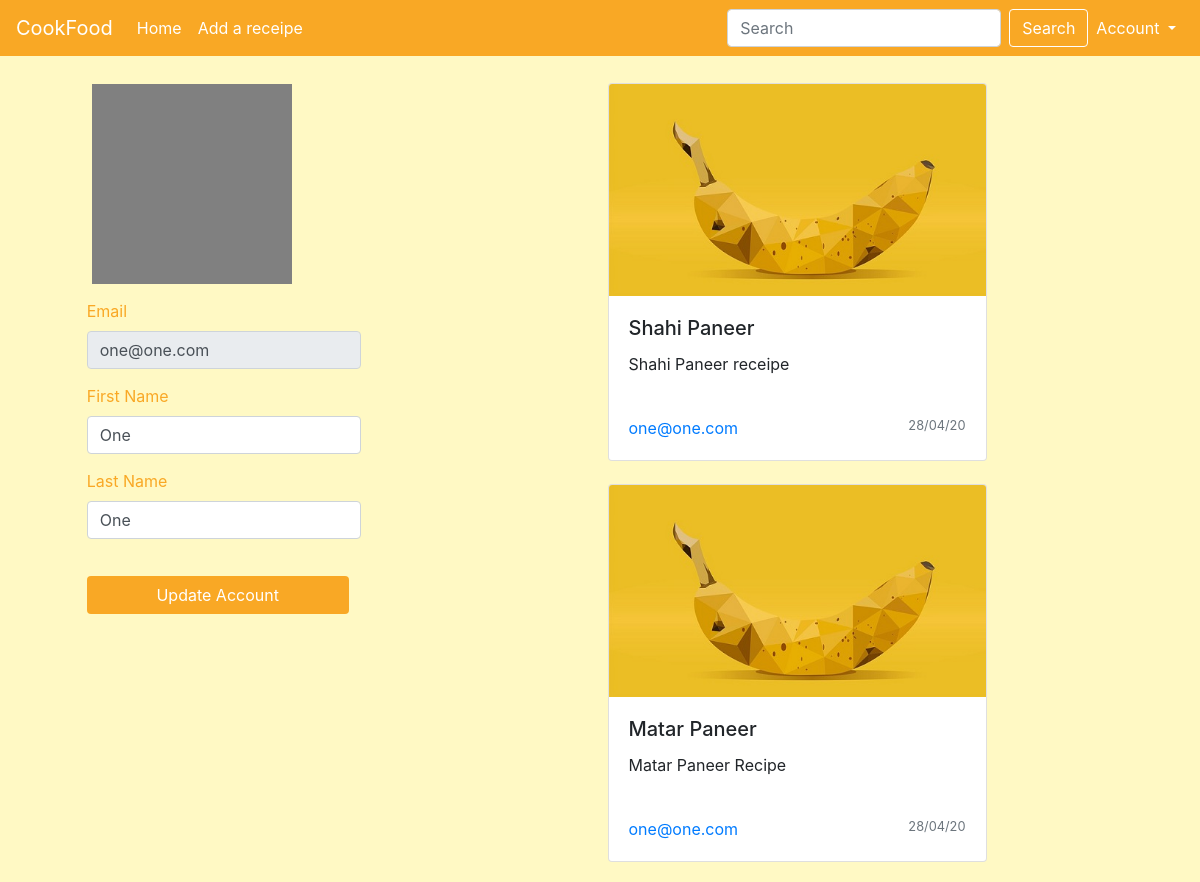
The page /account (signed in, upper part) on the database as committed earlier.
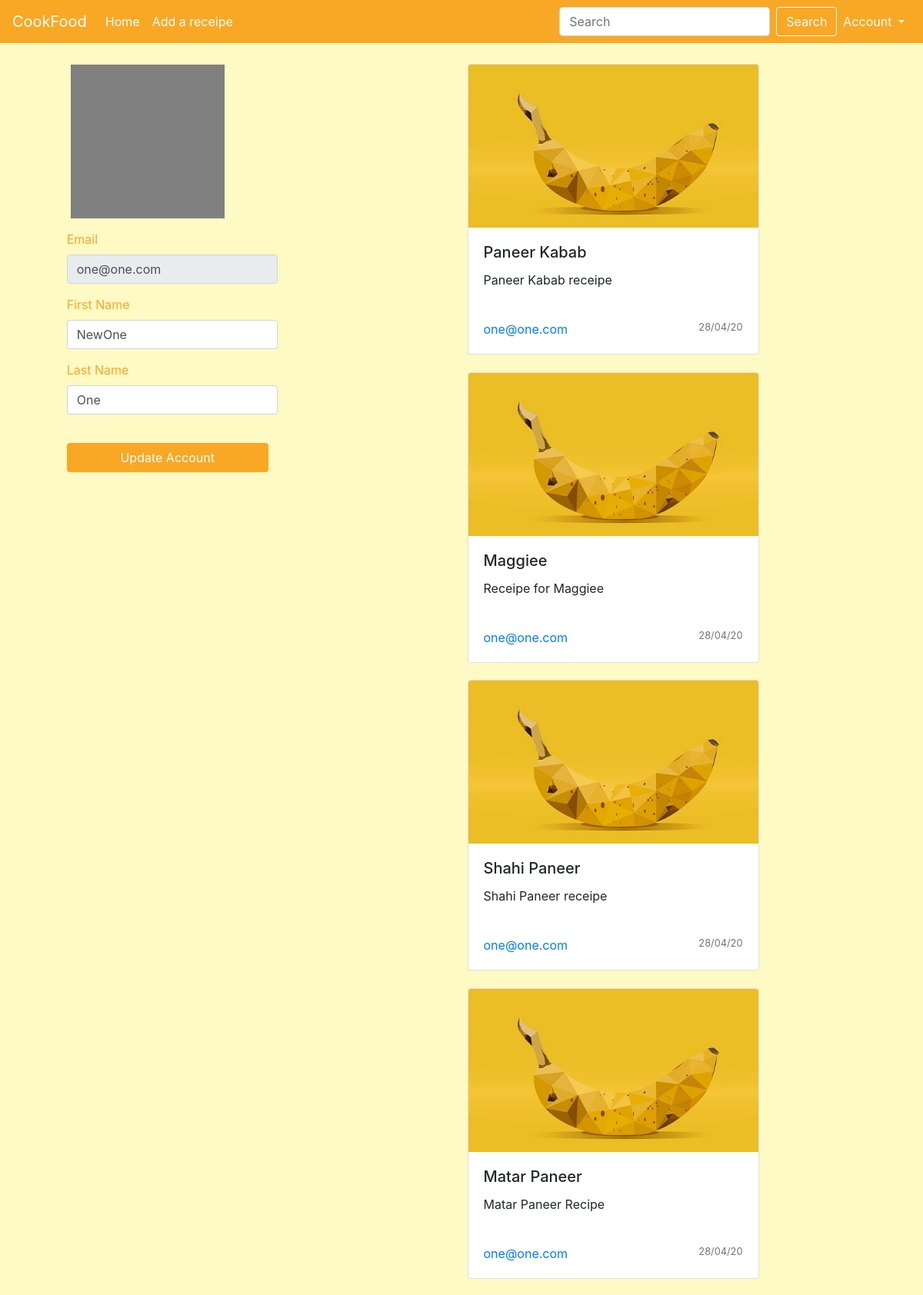
The same page on the database as committed later.
### my_project/sign_up/models.py (models this page shows, shortened)
class UserInfo(db.Model):
    __tablename__ = 'usersinfo'
    user_id = db.Column(db.Integer, primary_key=True)
    first_name = db.Column(db.String(80), nullable=False)
    last_name = db.Column(db.String(80), nullable=False)
    email = db.Column(db.Integer, db.ForeignKey('users.email'),
        nullable=False)
    user = db.relationship('User',backref=db.backref('usersinfo', lazy=True))

### my_project/blogs/models.py (models this page shows, shortened)
class Blog(db.Model):
    __tablename__ = 'blogs'
    id = db.Column(db.Integer, primary_key=True)
    dish_name = db.Column(db.String(60), nullable=False)
    dish_receipe = db.Column(db.Text)
    date = db.Column(db.DateTime, nullable=False, default=datetime.utcnow)
    email = db.Column(db.String(80), db.ForeignKey('users.email'), nullable=False)
    user = db.relationship('User', backref=db.backref('blogs', lazy=True))

### my_project/account/view.py (the view, shortened to what this page needs)
@account_view_bp.route('/account', methods=['GET', 'POST'])
@login_required
def account_view():
    form = UpdateAccount()
    user_info = UserInfo.query.filter_by(email=current_user.email).first()
    blogs_list = Blog.query.order_by(desc(Blog.date)).filter_by(email=current_user.email).all()
    return render_template('account/update_account.html', form=form, user_info=user_info, blogs_list=blogs_list)

### my_project/account/forms.py
class UpdateAccount(FlaskForm):
    first_name = StringField("First Name")
    last_name = StringField("Last Name")
    email = StringField("Email")
    old_password = PasswordField("Password")
    new_password = PasswordField("New Password", validators=[EqualTo('con_password', message="Password must match!!!")])
    con_password = PasswordField("Confirm Password")
    submit = SubmitField("Update Account")

### my_project/sign_up/models.py (called while the page is built)
@login_manager.user_loader
def load_user(user_id):
    return User.query.get(user_id)

### my_project/account/templates/account/update_account.html (shortened to what this page needs)
{% extends "base.html" %} {% block content %}
<div class="parent-container">
    <div class="row justify-content-md-center">
        <div class="col-4 mycontent-left">
            <div class="position-fixed">
                <div style="background-color: grey;  width: 200px; height: 200px;"></div>
                <form class="form-row" method="POST">
                    <div class="form-group">
                        {{ form.email.label(class="padded_label")}} {{ form.email(value= user_info.email, class="form-control", readonly="readonly") }} {{form.first_name.label(class="padded_label")}} {{ form.first_name(class=" form-control ", value= user_info.first_name) }}
                        {{form.last_name.label(class="padded_label")}} {{ form.last_name(class="form-control ", value=user_info.last_name) }}
                    </div>
                    <div class="update-btn">
                        {{ form.submit(class_="btn btn-block btn-color")}}
                    </div>
                </form>
            </div>
        </div>
        <div class="col-8 ">
            {% for blog in blogs_list %}
            <div class="card-container">
                <div class="card w-50">
                    <img src="{{url_for('static', filename='images/default_blog.jpg')}}" class="card-img-top">
                    <div class="card-body">
                        <h5 class="card-title">{{blog.dish_name}}</h5>
                        <p class="card-text">{{blog.dish_receipe}}</p>
                    </div>
                    <div class="card-body">
                        <div class="row">
                            <div class="col-6">
                                <a href="#" class="card-link">{{blog.email}}</a>
                            </div>
                            <div class="col-6">
                                <p class="card-text card-link text-right"><small class="text-muted">{{blog.date.strftime("%d/%m/%y")}}</small></p>
                            </div>
                        </div>
                    </div>
                </div>
            </div>
            {% endfor %}
        </div>
        {% endblock %}

### my_project/templates/base.html (shortened to what this page needs)
<html lang="en">
<head>
    <link rel="stylesheet" href="https://stackpath.bootstrapcdn.com/bootstrap/4.4.1/css/bootstrap.min.css">
    <link rel="stylesheet" href="{{ url_for('static', filename='css/main.css') }}">
</head>
<body>
    <nav class="navbar fixed-top navbar-expand-lg" style=" background-color: #F9A825;">
        <a class="navbar-brand" href="{{url_for('blog_bp.view_blogs')}}">CookFood</a>
        <div class="collapse navbar-collapse" id="navbarNavDropdown">
            <ul class="navbar-nav">
                <li class="nav-item">
                    <a class="nav-link" href="{{url_for('blog_bp.view_blogs')}}">Home</a>
                </li>
                {% if current_user.is_authenticated %}
                <li class="nav-item">
                    <a class="nav-link" href="{{url_for('blog_bp.create_blog')}}">Add a receipe</a>
                </li>
                {% endif %}
            </ul>
            <div class="navbar-collapse collapse w-50 order-3 dual-collapse2">
                <ul class="navbar-nav ml-auto">
                    <form class="form-inline my-2 my-lg-0">
                        <input class="form-control mr-sm-2" type="search" placeholder="Search" aria-label="Search">
                        <button class="btn btn-outline-success my-2 my-sm-0" id="search-btn" type="submit">Search</button>
                    </form>
                    <li class="nav-item dropdown">
                        <a class="nav-link dropdown-toggle" href="#" id="navbarDropdownMenuLink" role="button" data-toggle="dropdown" aria-haspopup="true" aria-expanded="false">
                          Account
                        </a>
                    </li>
                </ul>
            </div>
        </div>
    </nav>
    {% block content %}{% endblock %}
</body>
</html>

### my_project/static/css/main.css (style rules this page uses)
:root { --primary_color: #f9a825; --accent_color: #FBC02D; --nav_item_color: white; --nav_item_color_hover: #F57F17; --backgrond_color: #FFF9C4; }
html, body { height: 80%; background-color: var(--backgrond_color); }
.parent-container { width: 96%; height: 90%; margin-top: 5%; margin-left: 2%; margin-right: 2%; position: absolute; }
nav>a { color: var(--nav_item_color); }
#navbarNavDropdown>ul>li>a { color: var(--nav_item_color); }
.dropdown>a { color: var(--nav_item_color); }
.btn-color { background-color: var(--primary_color); color: white; }
#search-btn { background-color: var(--primary_color); border: 1px solid var(--nav_item_color); color: white; }
.update-btn { margin-top: 5%; width: 62%; }
.mycontent-left { padding-left: 7%; padding-top: 2%; height: 100%; position: relative; }
.padded_label { padding-top: 15px; color: var(--primary_color); }
.card-container { justify-content: center; align-items: center; display: flex; }
.card { margin-top: 3%; }

Rows that differ between the two databases and show on the page:
changed UserInfo "one@one.com": first_name "One" → "NewOne"
added Blog: dish_name "Paneer Kabab", dish_receipe "Paneer Kabab receipe", email "one@one.com", date "28/04/20"
added Blog: dish_name "Maggiee", dish_receipe "Receipe for Maggiee", email "one@one.com", date "28/04/20"
